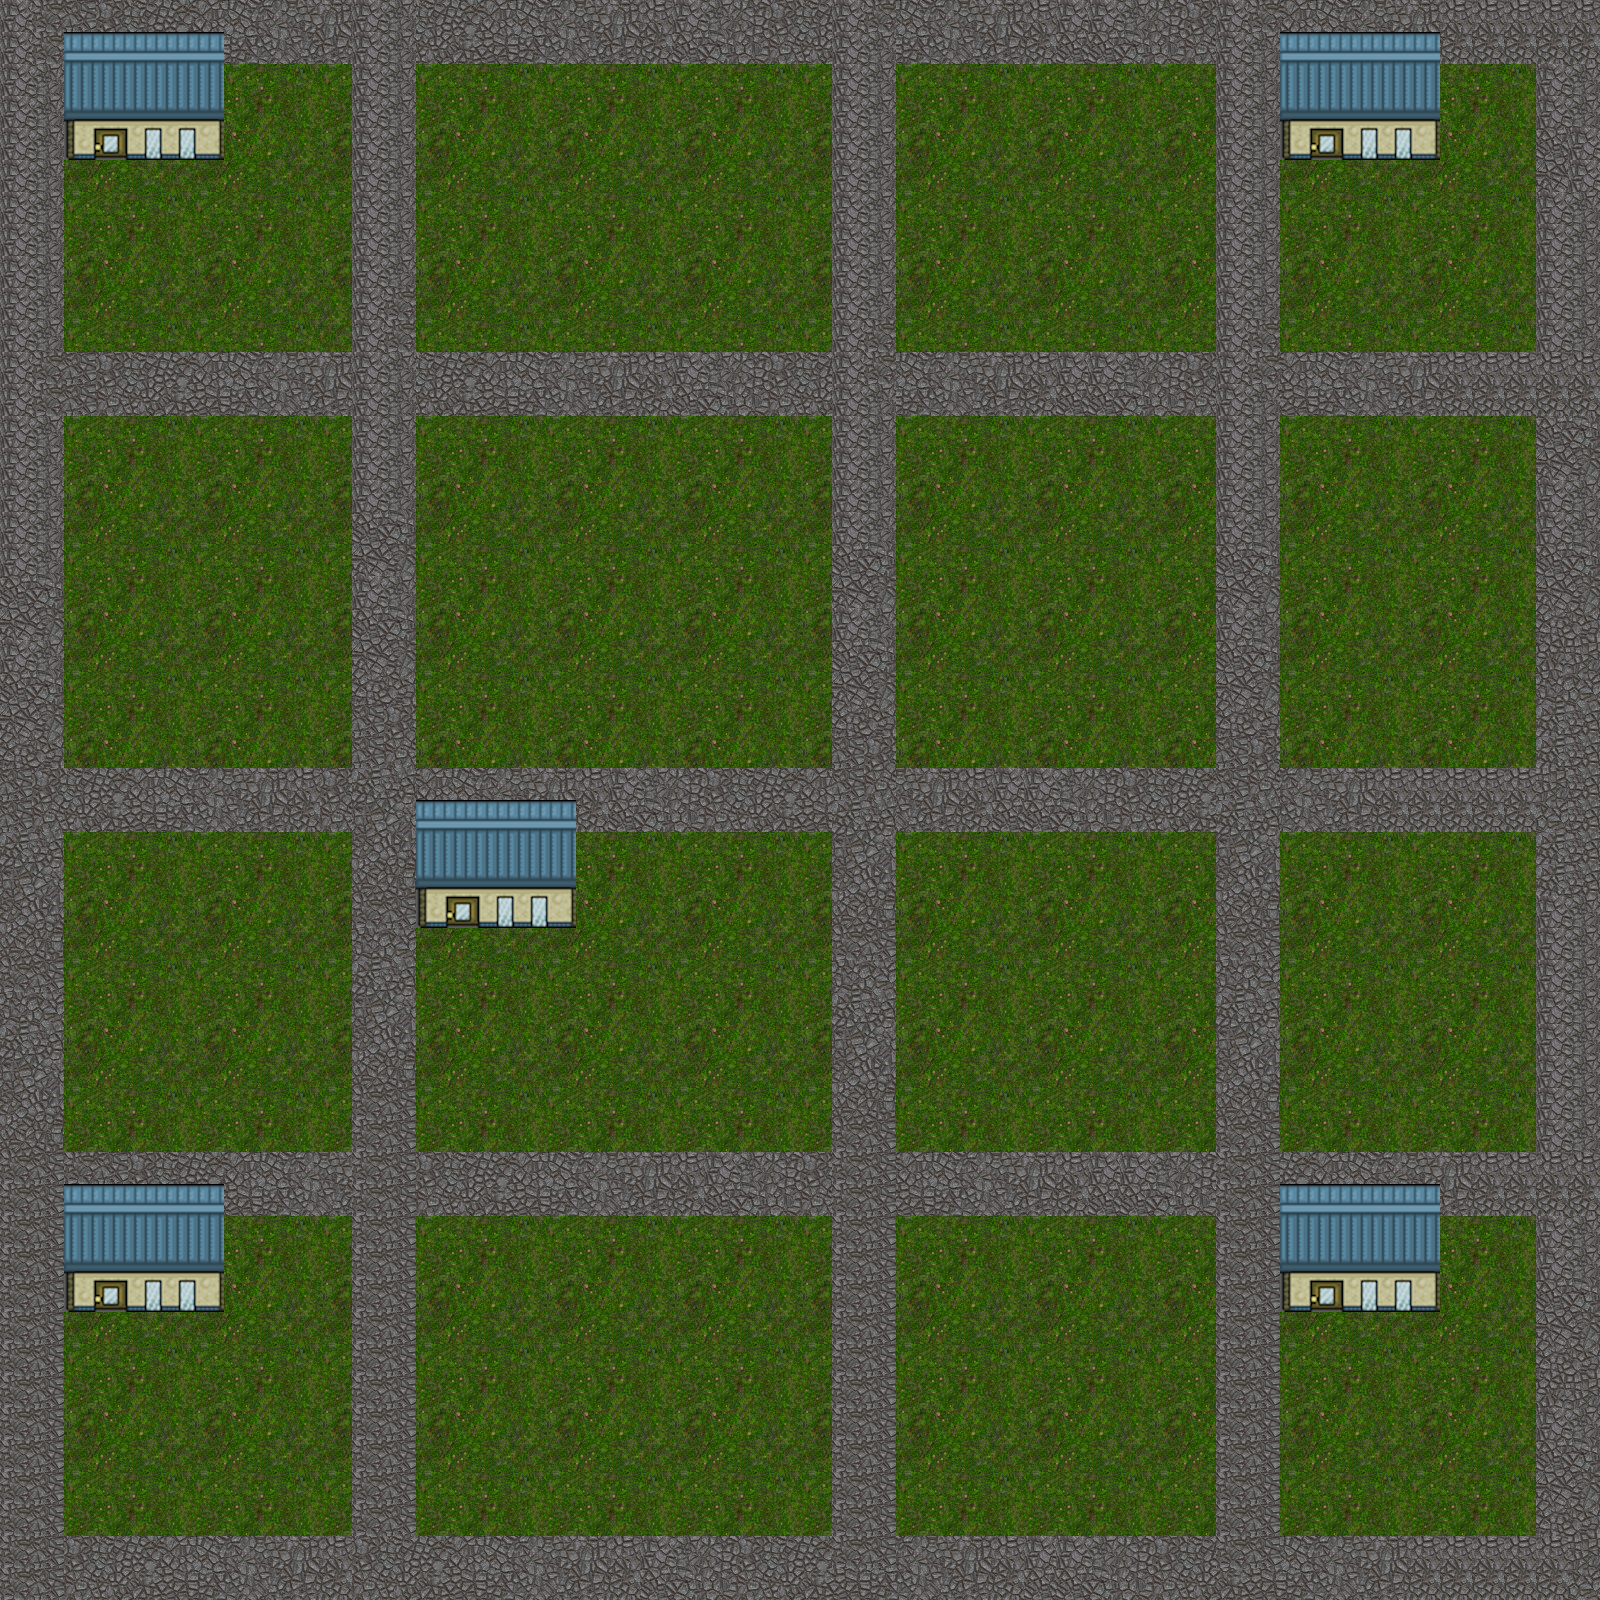

Below is a game level as drawn by its tile map, then a one-line description and the .tmx that defines it (tile-layer data replaced by summaries):
An orthogonal 50x50 tile map with 32x32 px tiles, 1 tile layer (Tile Layer 1), 3 tilesets.

<map version="1.0" orientation="orthogonal" width="50" height="50" tilewidth="32" tileheight="32">
 <tileset firstgid="1" name="Tarmac" tilewidth="32" tileheight="32">
  <image source="Tarmac.png" width="400" height="400" />
 </tileset>
 <tileset firstgid="145" name="grass" tilewidth="32" tileheight="32">
  <image source="grass.png" width="128" height="128" />
 </tileset>
 <tileset firstgid="161" name="house" tilewidth="32" tileheight="32">
  <image source="house.png" width="170" height="128" />
 </tileset>
 <layer name="Tile Layer 1" width="50" height="50">
  <data>[2500 cells, 2500 non-empty, 78 distinct tile ids]</data>
 </layer>
</map>
